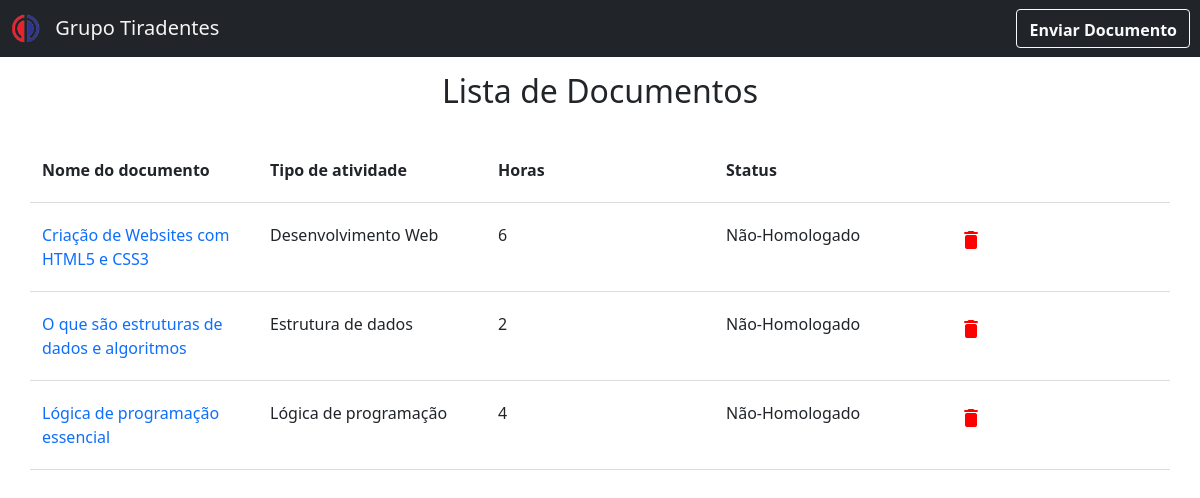
The page / on the database its author committed.
### tables this page shows
CREATE TABLE `documentos` (
  `id_documento` int(11) NOT NULL,
  `nome_documento` varchar(125) DEFAULT NULL,
  `tipo_atividade` varchar(125) DEFAULT NULL,
  `qtde_horas` int(11) DEFAULT NULL,
  `status_documento` tinyint(1) NOT NULL DEFAULT 0,
  `file_nome` varchar(125) DEFAULT NULL,
  `file_type` varchar(125) DEFAULT NULL,
  `file_date` date DEFAULT NULL
);

### index.php (the view, shortened to what this page needs)
<?php
include_once('connect.php');
$select = $pdo->query("SELECT * FROM documentos");
?>
<!DOCTYPE HTML>
<html lang="pt-br">
<head>
    <link href="https://cdn.jsdelivr.net/npm/bootstrap@5.1.3/dist/css/bootstrap.min.css" rel="stylesheet">
    <link rel='stylesheet' type='text/css' href='css/style.css' media='screen' />
</head>
<body>
    <header id="page-header">
        <div class="container" id="nav-container">
            <nav class="navbar navbar-light bg-dark fixed-top">
                <a href="index.php" id="brand-name" class="navbar-brand">
                    <img id="brand-img" src="img/logo.PNG" alt="Grupo tiradentes" width="30" height="30" class="d-inline-block align-text-top">
                    Grupo Tiradentes
                </a>
                <form class="form-inline">
                    <button id="btn_add" type="button" class="btn btn-outline-light" data-bs-toggle="modal" data-bs-target="#modalInsert">
                        <strong class="align-middle">Enviar Documento</strong>
                    </button>
                </form>
            </nav>
        </div>
    </header>
    <br>
    <br>
    <div>&nbsp;</div>
    <legend id="title" class="title h2 text-center">Lista de Documentos</legend>
    <div class="container">
        <div class="row text-left">
            <div class="col">
                <div class="fw-bold">
                    Nome do documento
                </div>
            </div>
            <div class="col">
                <div class="fw-bold">
                    Tipo de atividade
                </div>
            </div>
            <div class="col">
                <div class="fw-bold">
                    Horas
                </div>
            </div>
            <div class="col">
                <div class="fw-bold">
                    Status
                </div>
            </div>
            <div class="col">
            </div>
        </div>
        <?php
        $tag_de_contagem = 0;
        while ($row = $select->fetch(PDO::FETCH_OBJ)) {
            if ($row->status_documento === '1') $status = "Homologado";
            else $status = "Não-Homologado";
        ?>
            <div class="row text-left">
                <div class="col">
                    <a href="arquivos/<?php echo (urlencode($row->id_documento)); ?>/<?php echo (urlencode($row->file_nome)); ?>"><?php echo ($row->nome_documento); ?></a>
                </div>
                <div class="col">
                    <?php echo ($row->tipo_atividade); ?>
                </div>
                <div class="col">
                    <?php echo ($row->qtde_horas); ?>
                </div>
                <div class="col">
                    <?php echo ($status); ?>
                </div>
                <div class="col">
                    <form method="post" action="delete-documento.php">
                        <button id="btn_excluir" name="btn_excluir" type="submit" class="btn btn-link p-1" value="<?php echo ($tag_de_contagem); ?>">
                            <span class="material-icons-round">delete</span>
                        </button>
                    </form>
                </div>
            </div>
        <?php } ?>
    </div>
</body>
</html>

### css/style.css (style rules this page uses)
body { width: 100%; height: 100%; }
.row { margin: 0; }
.container { padding: 20px 0; }
.row .col { border-bottom: 1px solid #ddd; padding-top: 20px; padding-bottom: 20px; }
.container .col a { text-decoration: none; }
#brand-name { color: whitesmoke; }
#brand-img, #btn_add { margin-left: 10px; margin-right: 10px; }
#nav-container { padding-top: 0; padding-bottom: 0; }
#alertError, #alertSuccess, #title { margin-top: auto; }
#btn_excluir { color: red; max-width: 85%; }

### rows shown on the page
documentos: nome_documento "Criação de Websites com HTML5 e CSS3", tipo_atividade "Desenvolvimento Web", qtde_horas "6", status_documento "Não-Homologado"
documentos: nome_documento "O que são estruturas de dados e algoritmos", tipo_atividade "Estrutura de dados", qtde_horas "2", status_documento "Não-Homologado"
documentos: nome_documento "Lógica de programação essencial", tipo_atividade "Lógica de programação", qtde_horas "4", status_documento "Não-Homologado"
